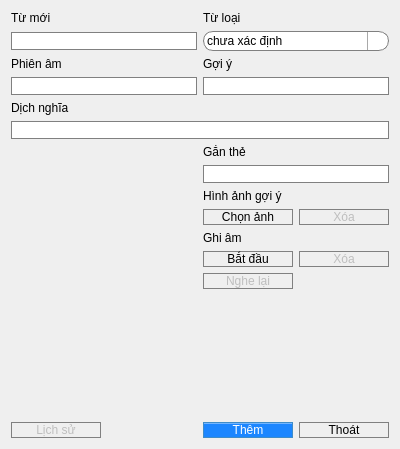
<?xml version="1.0" encoding="UTF-8"?>
<ui version="4.0">
 <class>Dialog</class>
 <widget class="QDialog" name="Dialog">
  <property name="windowModality">
   <enum>Qt::ApplicationModal</enum>
  </property>
  <property name="geometry">
   <rect>
    <x>0</x>
    <y>0</y>
    <width>400</width>
    <height>449</height>
   </rect>
  </property>
  <property name="windowTitle">
   <string>Thêm từ mới</string>
  </property>
  <property name="windowIcon">
   <iconset resource="../../resource.qrc">
    <normaloff>:/resource/memento.ico</normaloff>:/resource/memento.ico</iconset>
  </property>
  <property name="styleSheet">
   <string notr="true">font: 12pt &quot;SF Pro Display&quot;;</string>
  </property>
  <layout class="QVBoxLayout" name="verticalLayout">
   <item>
    <layout class="QGridLayout" name="gridLayout_11">
     <item row="0" column="1">
      <widget class="QLabel" name="label_37">
       <property name="text">
        <string>Từ loại</string>
       </property>
       <property name="buddy">
        <cstring>combobox_category</cstring>
       </property>
      </widget>
     </item>
     <item row="2" column="0">
      <widget class="QLabel" name="label_39">
       <property name="text">
        <string>Phiên âm</string>
       </property>
       <property name="buddy">
        <cstring>text_phonetic</cstring>
       </property>
      </widget>
     </item>
     <item row="0" column="0">
      <widget class="QLabel" name="label_36">
       <property name="text">
        <string>Từ mới</string>
       </property>
       <property name="buddy">
        <cstring>text_vocabulary</cstring>
       </property>
      </widget>
     </item>
     <item row="7" column="0">
      <widget class="QLabel" name="picture">
       <property name="maximumSize">
        <size>
         <width>16777215</width>
         <height>16777215</height>
        </size>
       </property>
       <property name="text">
        <string/>
       </property>
       <property name="scaledContents">
        <bool>false</bool>
       </property>
       <property name="alignment">
        <set>Qt::AlignCenter</set>
       </property>
      </widget>
     </item>
     <item row="1" column="0">
      <widget class="QLineEdit" name="text_vocabulary">
       <property name="styleSheet">
        <string notr="true">QLineEdit{
border-radius:10px;
border:1px solid gray;
padding: 0 8px;
}

QLineEdit:focus
{
    border: 1px solid #006080;

}</string>
       </property>
      </widget>
     </item>
     <item row="7" column="1">
      <layout class="QGridLayout" name="gridLayout_12">
       <item row="7" column="1">
        <widget class="QWidget" name="widget_12" native="true"/>
       </item>
       <item row="3" column="1">
        <widget class="QPushButton" name="button_delete_picture">
         <property name="enabled">
          <bool>false</bool>
         </property>
         <property name="styleSheet">
          <string notr="true">QPushButton{border-radius:10px;
border:1px solid gray;
padding: 0 8px;
background-color: qlineargradient(x1: 0, y1: 0, x2: 0, y2: 1,
                                      stop: 0 #f6f7fa, stop: 1 #dadbde);
}

QPushButton:focus{
border: 1px solid #006080;
}</string>
         </property>
         <property name="text">
          <string>Xóa</string>
         </property>
         <property name="autoDefault">
          <bool>true</bool>
         </property>
        </widget>
       </item>
       <item row="6" column="1">
        <widget class="QPushButton" name="button_delete_record">
         <property name="enabled">
          <bool>false</bool>
         </property>
         <property name="styleSheet">
          <string notr="true">QPushButton{border-radius:10px;
border:1px solid gray;
padding: 0 8px;
background-color: qlineargradient(x1: 0, y1: 0, x2: 0, y2: 1,
                                      stop: 0 #f6f7fa, stop: 1 #dadbde);
}

QPushButton:focus{
border: 1px solid #006080;
}</string>
         </property>
         <property name="text">
          <string>Xóa</string>
         </property>
         <property name="autoDefault">
          <bool>true</bool>
         </property>
        </widget>
       </item>
       <item row="6" column="0">
        <widget class="QPushButton" name="button_record">
         <property name="toolTip">
          <string>CtrL+R</string>
         </property>
         <property name="styleSheet">
          <string notr="true">QPushButton{border-radius:10px;
border:1px solid gray;
padding: 0 8px;
background-color: qlineargradient(x1: 0, y1: 0, x2: 0, y2: 1,
                                      stop: 0 #f6f7fa, stop: 1 #dadbde);
}

QPushButton:focus{
border: 1px solid #006080;
}</string>
         </property>
         <property name="text">
          <string>Bắt đầu</string>
         </property>
         <property name="shortcut">
          <string>Ctrl+R</string>
         </property>
         <property name="autoDefault">
          <bool>true</bool>
         </property>
         <property name="flat">
          <bool>false</bool>
         </property>
        </widget>
       </item>
       <item row="7" column="0">
        <widget class="QPushButton" name="button_play_record">
         <property name="enabled">
          <bool>false</bool>
         </property>
         <property name="toolTip">
          <string>Ctrl+P</string>
         </property>
         <property name="styleSheet">
          <string notr="true">QPushButton{border-radius:10px;
border:1px solid gray;
padding: 0 8px;
background-color: qlineargradient(x1: 0, y1: 0, x2: 0, y2: 1,
                                      stop: 0 #f6f7fa, stop: 1 #dadbde);
}

QPushButton:focus{
border: 1px solid #006080;
}</string>
         </property>
         <property name="text">
          <string>Nghe lại</string>
         </property>
         <property name="shortcut">
          <string>Ctrl+P</string>
         </property>
         <property name="autoDefault">
          <bool>true</bool>
         </property>
         <property name="flat">
          <bool>false</bool>
         </property>
        </widget>
       </item>
       <item row="5" column="0">
        <widget class="QLabel" name="label_52">
         <property name="text">
          <string>Ghi âm</string>
         </property>
         <property name="buddy">
          <cstring>button_record</cstring>
         </property>
        </widget>
       </item>
       <item row="2" column="0" colspan="2">
        <widget class="QLabel" name="label_51">
         <property name="text">
          <string>Hình ảnh gợi ý</string>
         </property>
         <property name="buddy">
          <cstring>button_choose_picture</cstring>
         </property>
        </widget>
       </item>
       <item row="3" column="0">
        <widget class="QPushButton" name="button_choose_picture">
         <property name="toolTip">
          <string>Ctrl+O</string>
         </property>
         <property name="styleSheet">
          <string notr="true">QPushButton{border-radius:10px;
border:1px solid gray;
padding: 0 8px;
background-color: qlineargradient(x1: 0, y1: 0, x2: 0, y2: 1,
                                      stop: 0 #f6f7fa, stop: 1 #dadbde);
}

QPushButton:focus{
border: 1px solid #006080;
}</string>
         </property>
         <property name="text">
          <string>Chọn ảnh</string>
         </property>
         <property name="shortcut">
          <string>Ctrl+O</string>
         </property>
         <property name="autoDefault">
          <bool>true</bool>
         </property>
        </widget>
       </item>
       <item row="1" column="0" colspan="2">
        <widget class="QLineEdit" name="text_tag">
         <property name="styleSheet">
          <string notr="true">QLineEdit{
border-radius:10px;
border:1px solid gray;
padding: 0 8px;
}

QLineEdit:focus
{
    border: 1px solid #006080;

}</string>
         </property>
        </widget>
       </item>
       <item row="0" column="0" colspan="2">
        <widget class="QLabel" name="label_54">
         <property name="text">
          <string>Gắn thẻ</string>
         </property>
         <property name="buddy">
          <cstring>text_tag</cstring>
         </property>
        </widget>
       </item>
      </layout>
     </item>
     <item row="3" column="1">
      <widget class="QLineEdit" name="text_hint">
       <property name="styleSheet">
        <string notr="true">QLineEdit{
border-radius:10px;
border:1px solid gray;
padding: 0 8px;
}

QLineEdit:focus
{
    border: 1px solid #006080;

}</string>
       </property>
      </widget>
     </item>
     <item row="2" column="1">
      <widget class="QLabel" name="label_38">
       <property name="text">
        <string>Gợi ý</string>
       </property>
       <property name="buddy">
        <cstring>text_hint</cstring>
       </property>
      </widget>
     </item>
     <item row="1" column="1">
      <widget class="QComboBox" name="combobox_category">
       <property name="styleSheet">
        <string notr="true">QComboBox{border: 1px solid gray;
border-radius:10px; 
padding: 1px 18px 1px 3px;
min-width: 6em;
}

QComboBox::drop-down {
    subcontrol-origin: padding;
    subcontrol-position: top right;
    width: 20px;

    border-left-width: 1px;
    border-left-color: darkgray;
    border-left-style: solid;
    border-top-right-radius: 10px; 
    border-bottom-right-radius: 3px;
}
QComboBox::down-arrow{image: url(:/resource/drop-down-arrow.png);}

QComboBox:focus{
border: 1px solid #006080;
}

</string>
       </property>
       <item>
        <property name="text">
         <string>chưa xác định</string>
        </property>
       </item>
       <item>
        <property name="text">
         <string>n - danh từ</string>
        </property>
       </item>
       <item>
        <property name="text">
         <string>v - động từ</string>
        </property>
       </item>
       <item>
        <property name="text">
         <string>adj - tính từ</string>
        </property>
       </item>
       <item>
        <property name="text">
         <string>adv - trạng từ</string>
        </property>
       </item>
       <item>
        <property name="text">
         <string>np - cụm danh từ</string>
        </property>
       </item>
       <item>
        <property name="text">
         <string>vp - cụm động từ</string>
        </property>
       </item>
       <item>
        <property name="text">
         <string>idiom - thành ngữ</string>
        </property>
       </item>
       <item>
        <property name="text">
         <string>clause - mệnh đề</string>
        </property>
       </item>
      </widget>
     </item>
     <item row="3" column="0">
      <widget class="QLineEdit" name="text_phonetic">
       <property name="styleSheet">
        <string notr="true">QLineEdit{
border-radius:10px;
border:1px solid gray;
padding: 0 8px;
}

QLineEdit:focus
{
    border: 1px solid #006080;

}</string>
       </property>
      </widget>
     </item>
     <item row="5" column="0">
      <widget class="QLabel" name="label_40">
       <property name="text">
        <string>Dịch nghĩa</string>
       </property>
      </widget>
     </item>
     <item row="6" column="0" colspan="2">
      <widget class="QLineEdit" name="text_definition">
       <property name="styleSheet">
        <string notr="true">QLineEdit{
border-radius:10px;
border:1px solid gray;
padding: 0 8px;
}

QLineEdit:focus
{
    border: 1px solid #006080;

}</string>
       </property>
      </widget>
     </item>
    </layout>
   </item>
   <item>
    <widget class="QLabel" name="label_bottom">
     <property name="text">
      <string/>
     </property>
     <property name="alignment">
      <set>Qt::AlignCenter</set>
     </property>
    </widget>
   </item>
   <item>
    <layout class="QHBoxLayout" name="horizontalLayout">
     <item>
      <widget class="QPushButton" name="button_history">
       <property name="enabled">
        <bool>false</bool>
       </property>
       <property name="toolTip">
        <string>Ctrl+H</string>
       </property>
       <property name="styleSheet">
        <string notr="true">QPushButton{border-radius:10px;
border:1px solid gray;
padding: 0 8px;
background-color: qlineargradient(x1: 0, y1: 0, x2: 0, y2: 1,
                                      stop: 0 #f6f7fa, stop: 1 #dadbde);
}

QPushButton:focus{
border: 1px solid #006080;
}</string>
       </property>
       <property name="text">
        <string>Lịch sử</string>
       </property>
       <property name="shortcut">
        <string>Ctrl+H</string>
       </property>
       <property name="autoDefault">
        <bool>true</bool>
       </property>
      </widget>
     </item>
     <item>
      <widget class="QWidget" name="widget_11" native="true"/>
     </item>
     <item>
      <widget class="QPushButton" name="button_add">
       <property name="enabled">
        <bool>true</bool>
       </property>
       <property name="toolTip">
        <string>Ctrl+S</string>
       </property>
       <property name="styleSheet">
        <string notr="true">QPushButton{border-radius:10px;
border:1px solid #3f8cc8;
padding: 0 8px;
color: rgb(255, 255, 255);
background-color: qlineargradient(spread:pad, x1:0.494, y1:0.989, x2:0.494, y2:0.011, stop:0.863158 rgba(23, 132, 255, 250), stop:1 rgba(255, 255, 255, 255));
}
QPushButton:focus{
border: 1px solid rgb(0, 255, 255);
}
QPushButton:disabled{
background-color: rgb(195, 203, 218);
border:1px solid rgb(195, 203, 218);
}</string>
       </property>
       <property name="text">
        <string>Thêm</string>
       </property>
       <property name="shortcut">
        <string>Ctrl+S</string>
       </property>
       <property name="autoDefault">
        <bool>true</bool>
       </property>
       <property name="flat">
        <bool>false</bool>
       </property>
      </widget>
     </item>
     <item>
      <widget class="QPushButton" name="button_exit">
       <property name="toolTip">
        <string>Esc</string>
       </property>
       <property name="styleSheet">
        <string notr="true">QPushButton{border-radius:10px;
border:1px solid gray;
padding: 0 8px;
background-color: qlineargradient(x1: 0, y1: 0, x2: 0, y2: 1,
                                      stop: 0 #f6f7fa, stop: 1 #dadbde);
}

QPushButton:focus{
border: 1px solid #006080;
}</string>
       </property>
       <property name="text">
        <string>Thoát</string>
       </property>
       <property name="shortcut">
        <string>Esc</string>
       </property>
       <property name="autoDefault">
        <bool>true</bool>
       </property>
      </widget>
     </item>
    </layout>
   </item>
  </layout>
 </widget>
 <tabstops>
  <tabstop>text_vocabulary</tabstop>
  <tabstop>combobox_category</tabstop>
  <tabstop>text_phonetic</tabstop>
  <tabstop>text_hint</tabstop>
  <tabstop>text_definition</tabstop>
  <tabstop>text_tag</tabstop>
  <tabstop>button_choose_picture</tabstop>
  <tabstop>button_delete_picture</tabstop>
  <tabstop>button_record</tabstop>
  <tabstop>button_play_record</tabstop>
  <tabstop>button_delete_record</tabstop>
 </tabstops>
 <resources>
  <include location="../../resource.qrc"/>
 </resources>
 <connections/>
</ui>
